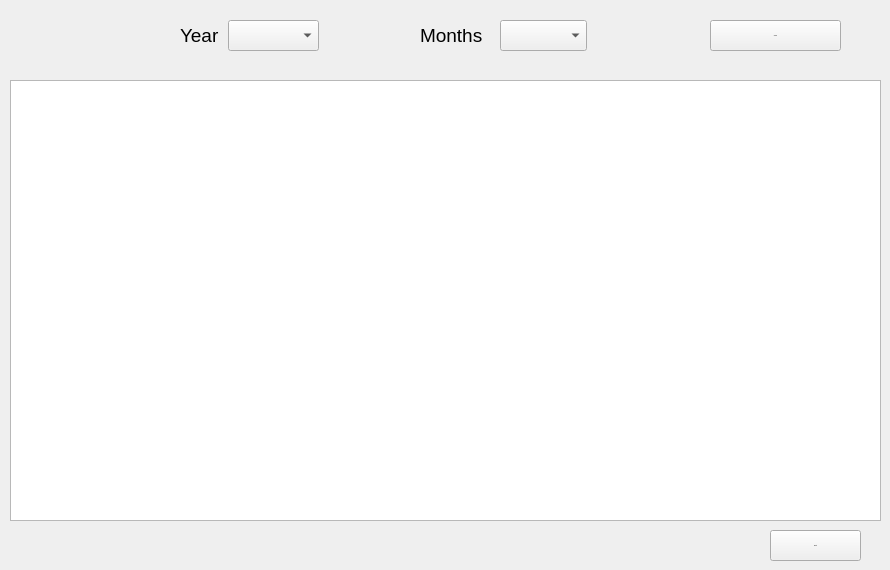
      <widget class="QWidget" name="tab_29">
       <attribute name="title">
        <string>Monthly Reports  </string>
       </attribute>
       <widget class="QTableWidget" name="tableWidget_12">
        <property name="geometry">
         <rect>
          <x>10</x>
          <y>80</y>
          <width>871</width>
          <height>441</height>
         </rect>
        </property>
        <property name="font">
         <font>
          <family>Segoe UI</family>
          <pointsize>9</pointsize>
         </font>
        </property>
       </widget>
       <widget class="QLabel" name="label_32">
        <property name="geometry">
         <rect>
          <x>420</x>
          <y>20</y>
          <width>71</width>
          <height>31</height>
         </rect>
        </property>
        <property name="font">
         <font>
          <family>Segoe UI</family>
          <pointsize>14</pointsize>
          <strikeout>false</strikeout>
         </font>
        </property>
        <property name="text">
         <string>Months</string>
        </property>
       </widget>
       <widget class="QLabel" name="label_33">
        <property name="geometry">
         <rect>
          <x>180</x>
          <y>20</y>
          <width>41</width>
          <height>31</height>
         </rect>
        </property>
        <property name="font">
         <font>
          <family>Segoe UI</family>
          <pointsize>14</pointsize>
          <strikeout>false</strikeout>
         </font>
        </property>
        <property name="text">
         <string>Year</string>
        </property>
       </widget>
       <widget class="QPushButton" name="pushButton_42">
        <property name="geometry">
         <rect>
          <x>710</x>
          <y>20</y>
          <width>131</width>
          <height>31</height>
         </rect>
        </property>
        <property name="font">
         <font>
          <family>Segoe UI</family>
          <pointsize>-1</pointsize>
          <weight>50</weight>
          <bold>false</bold>
         </font>
        </property>
        <property name="text">
         <string>Search</string>
        </property>
       </widget>
       <widget class="QComboBox" name="comboBox_5">
        <property name="geometry">
         <rect>
          <x>228</x>
          <y>20</y>
          <width>91</width>
          <height>31</height>
         </rect>
        </property>
        <property name="font">
         <font>
          <pointsize>12</pointsize>
         </font>
        </property>
       </widget>
       <widget class="QComboBox" name="comboBox_6">
        <property name="geometry">
         <rect>
          <x>500</x>
          <y>20</y>
          <width>87</width>
          <height>31</height>
         </rect>
        </property>
        <property name="font">
         <font>
          <pointsize>13</pointsize>
         </font>
        </property>
       </widget>
       <widget class="QPushButton" name="pushButton_55">
        <property name="geometry">
         <rect>
          <x>770</x>
          <y>530</y>
          <width>91</width>
          <height>31</height>
         </rect>
        </property>
        <property name="font">
         <font>
          <family>Segoe UI</family>
          <pointsize>-1</pointsize>
          <weight>50</weight>
          <bold>false</bold>
         </font>
        </property>
        <property name="text">
         <string>Export</string>
        </property>
       </widget>
      </widget>
